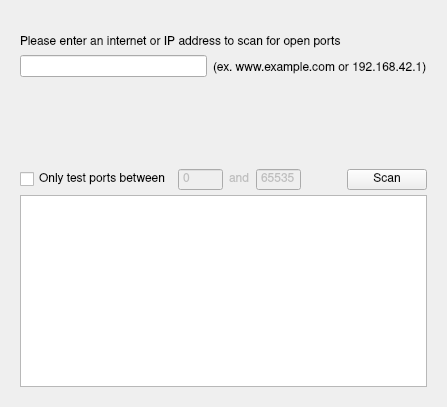
      <widget class="QWidget" name="tab_port_scan">
       <attribute name="title">
        <string>Port Scan</string>
       </attribute>
       <layout class="QVBoxLayout" name="verticalLayout_14">
        <property name="leftMargin">
         <number>20</number>
        </property>
        <property name="topMargin">
         <number>34</number>
        </property>
        <property name="rightMargin">
         <number>20</number>
        </property>
        <property name="bottomMargin">
         <number>20</number>
        </property>
        <item>
         <widget class="QWidget" name="widget_7" native="true">
          <property name="minimumSize">
           <size>
            <width>0</width>
            <height>155</height>
           </size>
          </property>
          <property name="maximumSize">
           <size>
            <width>16777215</width>
            <height>150</height>
           </size>
          </property>
          <layout class="QVBoxLayout" name="verticalLayout_15">
           <property name="leftMargin">
            <number>0</number>
           </property>
           <property name="topMargin">
            <number>0</number>
           </property>
           <property name="rightMargin">
            <number>0</number>
           </property>
           <property name="bottomMargin">
            <number>0</number>
           </property>
           <item>
            <widget class="QLabel" name="label_15">
             <property name="font">
              <font>
               <family>Nimbus Sans</family>
              </font>
             </property>
             <property name="text">
              <string>Please enter an internet or IP address to scan for open ports</string>
             </property>
            </widget>
           </item>
           <item>
            <layout class="QHBoxLayout" name="horizontalLayout_9">
             <property name="leftMargin">
              <number>0</number>
             </property>
             <property name="topMargin">
              <number>0</number>
             </property>
             <property name="rightMargin">
              <number>0</number>
             </property>
             <property name="bottomMargin">
              <number>0</number>
             </property>
             <item>
              <widget class="QLineEdit" name="port_scan_address_lineedit">
               <property name="font">
                <font>
                 <family>Nimbus Sans</family>
                </font>
               </property>
              </widget>
             </item>
             <item>
              <widget class="QLabel" name="label_16">
               <property name="font">
                <font>
                 <family>Nimbus Sans</family>
                </font>
               </property>
               <property name="text">
                <string>&lt;html&gt;&lt;head/&gt;&lt;body&gt;&lt;p&gt;&lt;span style=&quot; font-size:14pt; vertical-align:sub;&quot;&gt;(ex. www.example.com or 192.168.42.1)&lt;/span&gt;&lt;/p&gt;&lt;/body&gt;&lt;/html&gt;</string>
               </property>
              </widget>
             </item>
            </layout>
           </item>
           <item>
            <spacer name="verticalSpacer_7">
             <property name="orientation">
              <enum>Qt::Vertical</enum>
             </property>
             <property name="sizeHint" stdset="0">
              <size>
               <width>20</width>
               <height>40</height>
              </size>
             </property>
            </spacer>
           </item>
           <item>
            <layout class="QHBoxLayout" name="horizontalLayout_10">
             <property name="spacing">
              <number>6</number>
             </property>
             <property name="leftMargin">
              <number>0</number>
             </property>
             <property name="topMargin">
              <number>0</number>
             </property>
             <property name="rightMargin">
              <number>0</number>
             </property>
             <property name="bottomMargin">
              <number>0</number>
             </property>
             <item>
              <widget class="QCheckBox" name="port_scan_use_port_range_checkbox">
               <property name="font">
                <font>
                 <family>Nimbus Sans</family>
                </font>
               </property>
               <property name="text">
                <string>Only test ports between</string>
               </property>
              </widget>
             </item>
             <item alignment="Qt::AlignLeft">
              <widget class="QSpinBox" name="port_scan_port_from">
               <property name="enabled">
                <bool>false</bool>
               </property>
               <property name="font">
                <font>
                 <family>Nimbus Sans</family>
                </font>
               </property>
               <property name="buttonSymbols">
                <enum>QAbstractSpinBox::NoButtons</enum>
               </property>
               <property name="minimum">
                <number>0</number>
               </property>
               <property name="maximum">
                <number>65535</number>
               </property>
              </widget>
             </item>
             <item alignment="Qt::AlignLeft">
              <widget class="QLabel" name="port_scan_port_and_label">
               <property name="enabled">
                <bool>false</bool>
               </property>
               <property name="font">
                <font>
                 <family>Nimbus Sans</family>
                </font>
               </property>
               <property name="text">
                <string>and</string>
               </property>
              </widget>
             </item>
             <item alignment="Qt::AlignLeft">
              <widget class="QSpinBox" name="port_scan_port_to">
               <property name="enabled">
                <bool>false</bool>
               </property>
               <property name="font">
                <font>
                 <family>Nimbus Sans</family>
                </font>
               </property>
               <property name="buttonSymbols">
                <enum>QAbstractSpinBox::NoButtons</enum>
               </property>
               <property name="minimum">
                <number>1</number>
               </property>
               <property name="maximum">
                <number>65535</number>
               </property>
               <property name="value">
                <number>65535</number>
               </property>
              </widget>
             </item>
             <item>
              <spacer name="horizontalSpacer">
               <property name="orientation">
                <enum>Qt::Horizontal</enum>
               </property>
               <property name="sizeHint" stdset="0">
                <size>
                 <width>40</width>
                 <height>20</height>
                </size>
               </property>
              </spacer>
             </item>
             <item alignment="Qt::AlignVCenter">
              <widget class="QPushButton" name="port_scan_button">
               <property name="sizePolicy">
                <sizepolicy hsizetype="Fixed" vsizetype="Fixed">
                 <horstretch>0</horstretch>
                 <verstretch>0</verstretch>
                </sizepolicy>
               </property>
               <property name="font">
                <font>
                 <family>Nimbus Sans</family>
                </font>
               </property>
               <property name="text">
                <string>Scan</string>
               </property>
              </widget>
             </item>
            </layout>
           </item>
          </layout>
         </widget>
        </item>
        <item>
         <widget class="QTextBrowser" name="port_scan_text_browser">
          <property name="font">
           <font>
            <family>Nimbus Mono PS</family>
           </font>
          </property>
          <property name="lineWrapMode">
           <enum>QTextEdit::NoWrap</enum>
          </property>
         </widget>
        </item>
       </layout>
      </widget>
